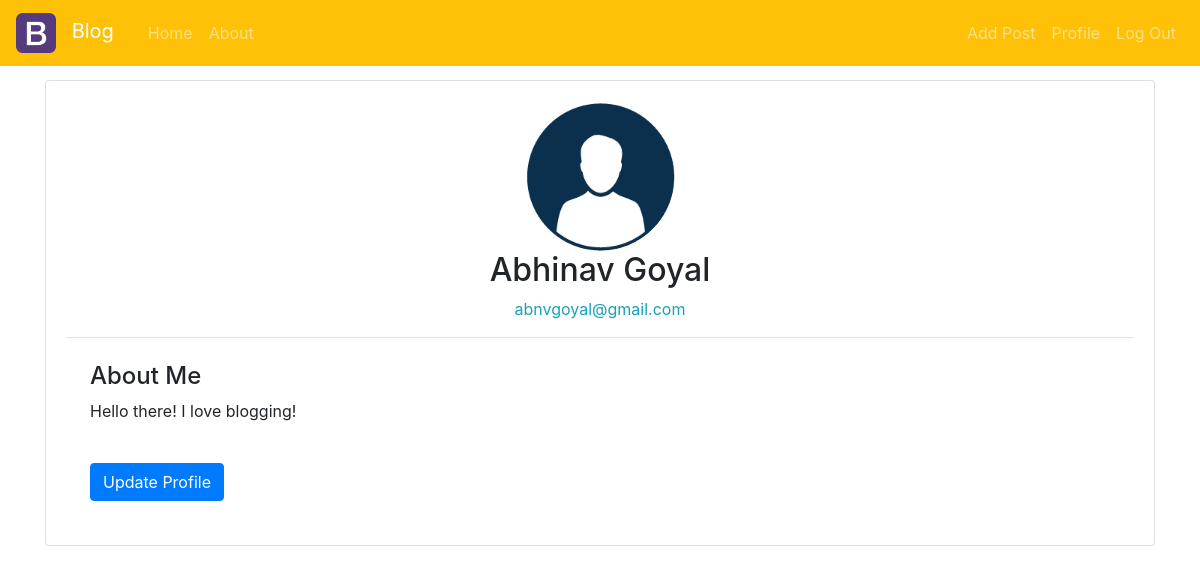
The page /profile (signed in) on the database its author committed.
### flask_blog/models.py (models this page shows, shortened)
class User(db.Model, UserMixin):
    about_text = "Hello there! I love blogging!"
    id = db.Column(db.Integer, primary_key=True)
    first_name = db.Column(db.String(20), nullable=False)
    last_name = db.Column(db.String(20), nullable=False)
    email = db.Column(db.String(100), unique=True, nullable=False)
    password = db.Column(db.String(20), nullable=False)
    profile_pic = db.Column(db.String(60), nullable=False, default="default.png")
    about_me = db.Column(db.Text, nullable=False, default=about_text)
    posts = db.relationship("Post", backref="creator", lazy=True)

### flask_blog/routes.py (the view)
    @app.route("/profile", methods=["GET", "POST"])
    @login_required
    def profile():
        update_form = UpdateProfileForm()
        if update_form.validate_on_submit():
            current_user.first_name = update_form.first_name.data
            current_user.last_name = update_form.last_name.data
            current_user.email = update_form.email.data
            current_user.about_me = update_form.about_me.data
            if update_form.profile_pic.data:
                picture_file = save_profile_picture(update_form.profile_pic.data)
                if current_user.profile_pic != "default.png":
                    remove_path = os.path.join(app.root_path, "static/profile_pictures", current_user.profile_pic)
                    os.remove(remove_path)
                current_user.profile_pic = picture_file
            db.session.commit()
        elif request.method == "GET":
            update_form.first_name.data = current_user.first_name
            update_form.last_name.data = current_user.last_name
            update_form.email.data = current_user.email
            update_form.about_me.data = current_user.about_me
        image_file = url_for("static", filename="profile_pictures/"+current_user.profile_pic)
        return render_template("profile.html", title="Profile", image_file=image_file, form=update_form)

### flask_blog/models.py (called while the page is built)
@login_manager.user_loader
def load_user(user_id):
    return User.query.get(int(user_id))

### flask_blog/templates/profile.html (shortened to what this page needs)
{% extends "layout.html" %}
{% block contents %}
<div class="card">
    <div class="card-body">
        <img class="rounded-circle mx-auto d-block" style="width:150px; height:150px;" src={{image_file}} alt="Profile Picture">
        <h2 class="card-text text-center">{{current_user.first_name+" "+current_user.last_name}}</h2>
        <p class="card-text text-center text-info">{{current_user.email}}</p>
        <div class="border-top p-4">
            <h4 class="card-text">About Me</h4>
            <p class="card-text blog-content">{{current_user.about_me}}</p>
            <button class="btn btn-primary mt-4" data-toggle="collapse" data-target="#collapseForm">Update Profile</button>
        </div>
    </div>
</div>
{% endblock contents %}

### flask_blog/static/main.css (style rules this page uses)
body { background-colour:#FAFAFA; margin-top:80px; }
.blog-content { white-space:pre-line; }

### rows shown on the page
User: first_name+last_name "Abhinav Goyal", email "abnvgoyal@gmail.com", about_me "Hello there! I love blogging!"
